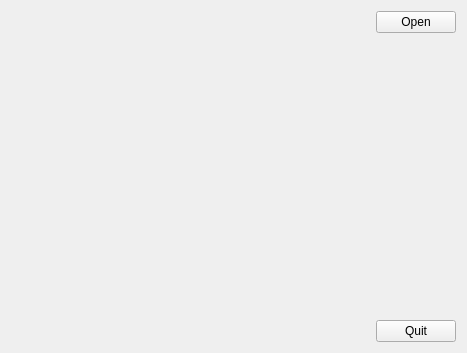
<?xml version="1.0" encoding="UTF-8"?>
<ui version="4.0">
 <class>MainWindow</class>
 <widget class="QMainWindow" name="MainWindow">
  <property name="geometry">
   <rect>
    <x>0</x>
    <y>0</y>
    <width>467</width>
    <height>353</height>
   </rect>
  </property>
  <property name="windowTitle">
   <string>Kun Window</string>
  </property>
  <widget class="QWidget" name="centralWidget">
   <layout class="QHBoxLayout" name="horizontalLayout">
    <item>
     <widget class="GLWidget" name="widget" native="true">
      <property name="sizePolicy">
       <sizepolicy hsizetype="Expanding" vsizetype="Preferred">
        <horstretch>0</horstretch>
        <verstretch>0</verstretch>
       </sizepolicy>
      </property>
     </widget>
    </item>
    <item>
     <layout class="QVBoxLayout" name="verticalLayout">
      <item>
       <widget class="QPushButton" name="pushButton_2">
        <property name="text">
         <string>Open</string>
        </property>
       </widget>
      </item>
      <item>
       <spacer name="verticalSpacer">
        <property name="orientation">
         <enum>Qt::Vertical</enum>
        </property>
        <property name="sizeHint" stdset="0">
         <size>
          <width>20</width>
          <height>40</height>
         </size>
        </property>
       </spacer>
      </item>
      <item>
       <widget class="QPushButton" name="pushButton">
        <property name="text">
         <string>Quit</string>
        </property>
       </widget>
      </item>
     </layout>
    </item>
   </layout>
  </widget>
 </widget>
 <layoutdefault spacing="6" margin="11"/>
 <customwidgets>
  <customwidget>
   <class>GLWidget</class>
   <extends>QWidget</extends>
   <header>glwidget.h</header>
   <container>1</container>
  </customwidget>
 </customwidgets>
 <resources/>
 <connections>
  <connection>
   <sender>pushButton</sender>
   <signal>clicked()</signal>
   <receiver>MainWindow</receiver>
   <slot>close()</slot>
   <hints>
    <hint type="sourcelabel">
     <x>647</x>
     <y>427</y>
    </hint>
    <hint type="destinationlabel">
     <x>665</x>
     <y>303</y>
    </hint>
   </hints>
  </connection>
 </connections>
</ui>
